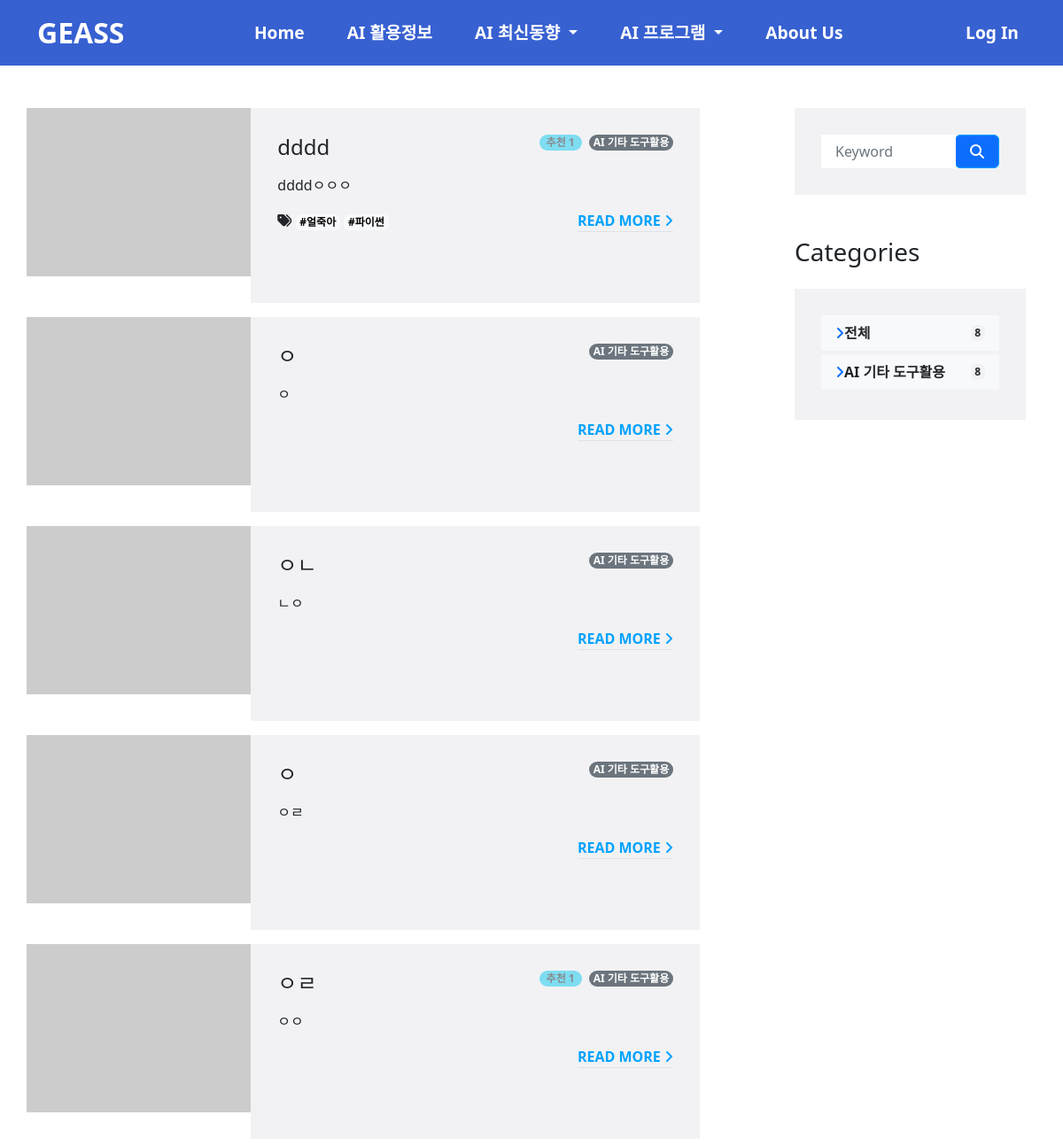
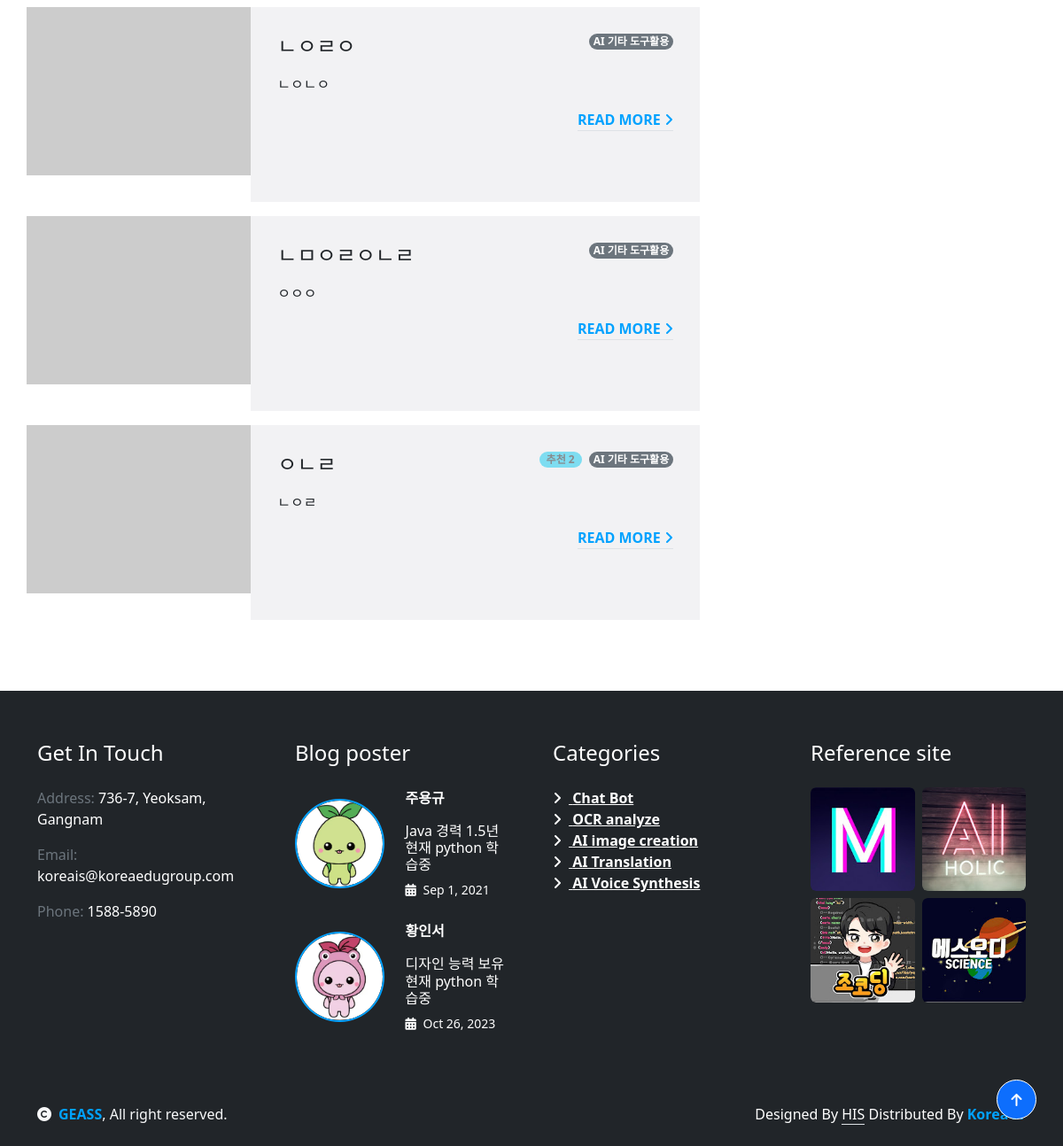
The app's page /blog/category/no_category/ with its own data (2 pictures, top to bottom).
### blog/models.py (models this page shows, shortened)
class Post(models.Model):
    title = models.CharField(max_length=30)
    content = MarkdownxField()
    head_image = models.ImageField(upload_to="blog/images/%Y/%m/%d/", blank=True)
    file_upload = models.FileField(upload_to="blog/files/%Y/%m/%d/", blank=True)
    created_at = models.DateTimeField(auto_now_add=True)
    updated_at = models.DateTimeField(auto_now=True)
    author = models.ForeignKey(User, null=True, on_delete=models.SET_NULL)
    category = models.ForeignKey(
        Category, null=True, blank=True, on_delete=models.SET_NULL
    )
    tags = models.ManyToManyField(Tag, blank=True)
    likes = models.ManyToManyField(Like, blank=True)
    def get_absolute_url(self):
        return f'/blog/{self.pk}/'

class Tag(models.Model):
    name = models.CharField(max_length=50, unique=True)
    slug = models.SlugField(max_length=200, unique=True, allow_unicode=True)
    def __str__(self):
        return self.name
    def get_absolute_url(self):
        return f"/blog/tag/{self.slug}/"

### blog/views.py (the view)
# urls.py: path('category/<str:slug>/', views.category_page),
def category_page(request, slug):
    if slug == "no_category":
        category = "미분류"
        post_list = Post.objects.filter(category=None)
    else:
        category = Category.objects.get(slug=slug)
        post_list = Post.objects.filter(category=category)
    return render(
        request,
        "blog/post_list.html",
        {
            "post_list": post_list,
            "categories": Category.objects.all(),
            "all_post_count": Post.objects.count(),
            "no_category_post_count": Post.objects.filter(category=None).count(),
            "category": category,
        },
    )

### blog/templates/blog/post_list.html (shortened to what this page needs)
{% extends "common/base.html" %}
{% load static %}
{% block css_area %}
    <link rel="stylesheet" href="{% static 'blog/css/post_list.css' %}" media="screen">
{% endblock  %}
{% block main_area %}
<div class="container py-5">
    <div class="row">
        <div class="col-lg-8 mb-3">
            <div class="row">
                {% if post_list.exists %}
                    {% for p in post_list %}
                        <div class="col-md-4 mx-0 px-0">
                            <div class="position-relative bg-secondary">
                                <div class="image-container">
                                    {% if p.head_image %}
                                        <img class="img-fluid w-100" src="{{ p.head_image.url }}" alt="{{ p }}" >
                                    {% else %}
                                        <img class="img-fluid w-100" src="https://picsum.photos/seed/{{ p.id }}/400/300" alt="random_image">
                                    {% endif %}
                                </div>
                            </div>
                        </div>
                        <div class="col-md-8 mx-0 px-0">
                            <div class="bg-secondary mb-3" style="padding: 30px; height: 220px;">
                                {% if p.category %}
                                    <span class="badge rounded-pill text-bg-secondary float-end">{{ p.category }}</span>
                                {% else %}
                                    <span class="badge rounded-pill text-bg-secondary float-end">AI 기타 도구활용</span>
                                {% endif %}
                                {% if p.likes.count != 0 %}
                                    <div class="float-end">&nbsp;&nbsp;</div>
                                    <span class="badge rounded-pill text-dark text-bg-info opacity-50 float-end">
                                        &nbsp;추천&nbsp;{{ p.likes.count }}&nbsp;
                                    </span>
                                {% endif %}
                                <h4 class="font-weight-bold mb-3">
                                    {{ p.title }}&nbsp;
                                </h4>
                                <p>{{ p.content | truncatewords:25 }}</p>
                                {% if p.tags.exists %}
                                    <i class="fas fa-tags"></i>
                                    {% for tag in p.tags.all %}
                                        <a href="{{ tag.get_absolute_url }}" class="badge text-bg-light">#{{ tag }}</a>
                                    {% endfor %}
                                {% endif %}
                                <a class="border-bottom border-primary text-uppercase text-decoration-none float-end" href="{{ p.get_absolute_url }}">Read More <i class="fa fa-angle-right"></i></a>
                            </div>
                        </div>
                    {% endfor %}
                {% else %}
                    <br>
                    <h3>검색 결과가 없습니다.</h3>
                {% endif %}
            </div>
        </div>
        <div class="col-lg-1 mb-3">
        </div>
        <div class="col-lg-3 mt-5 mt-lg-0">
            {% include "blog/sidebar.html" %}
        </div>
    </div>
</div>
{% endblock  %}

### blog/static/blog/css/post_list.css (style rules this page uses)
body { margin: 0; }
.border-primary { border-color: #00a2ff !important; }
.border-bottom { border-bottom: 1px solid #dee2e6 !important; }
a { color: #00a2ff; font-weight: bold; text-decoration: none; background-color: transparent; }
.bg-secondary { background-color: #F2F2F4 !important; }
.badge { display: inline-block; padding: 0.25em 0.4em; font-size: 75%; font-weight: 700; line-height: 1; text-align: center; white-space: nowrap; vertical-align: baseline; transition: color 0.15s ease-in-out, background-color 0.15s ease-in-out, border-color 0.15s ease-in-out, box-shadow 0.15s ease-in-out; }
.image-container { position: relative; width: 100%; height: 0; padding-bottom: 75%; overflow: hidden; }
.image-container img { position: absolute; width: 100%; height: 100%; object-fit: cover; }

### records on screen
Post: shows "AI 기타 도구활용", likes.count "1", title "dddd", content "ddddㅇㅇㅇ"
Tag: name "얼죽아"
Tag: name "파이썬"
Post: shows "AI 기타 도구활용", title "ㅇ", content "ㅇ"
Post: shows "AI 기타 도구활용", title "ㅇㄴ", content "ㄴㅇ"
Post: shows "AI 기타 도구활용", title "ㅇ", content "ㅇㄹ"
Post: shows "AI 기타 도구활용", likes.count "1", title "ㅇㄹ", content "ㅇㅇ"
Post: shows "AI 기타 도구활용", title "ㄴㅇㄹㅇ", content "ㄴㅇㄴㅇ"
Post: shows "AI 기타 도구활용", title "ㄴㅁㅇㄹㅇㄴㄹ", content "ㅇㅇㅇ"
Post: shows "AI 기타 도구활용", likes.count "2", title "ㅇㄴㄹ", content "ㄴㅇㄹ"

### other values on screen
{{ all_post_count }} "8"
{{ no_category_post_count }} "8"
